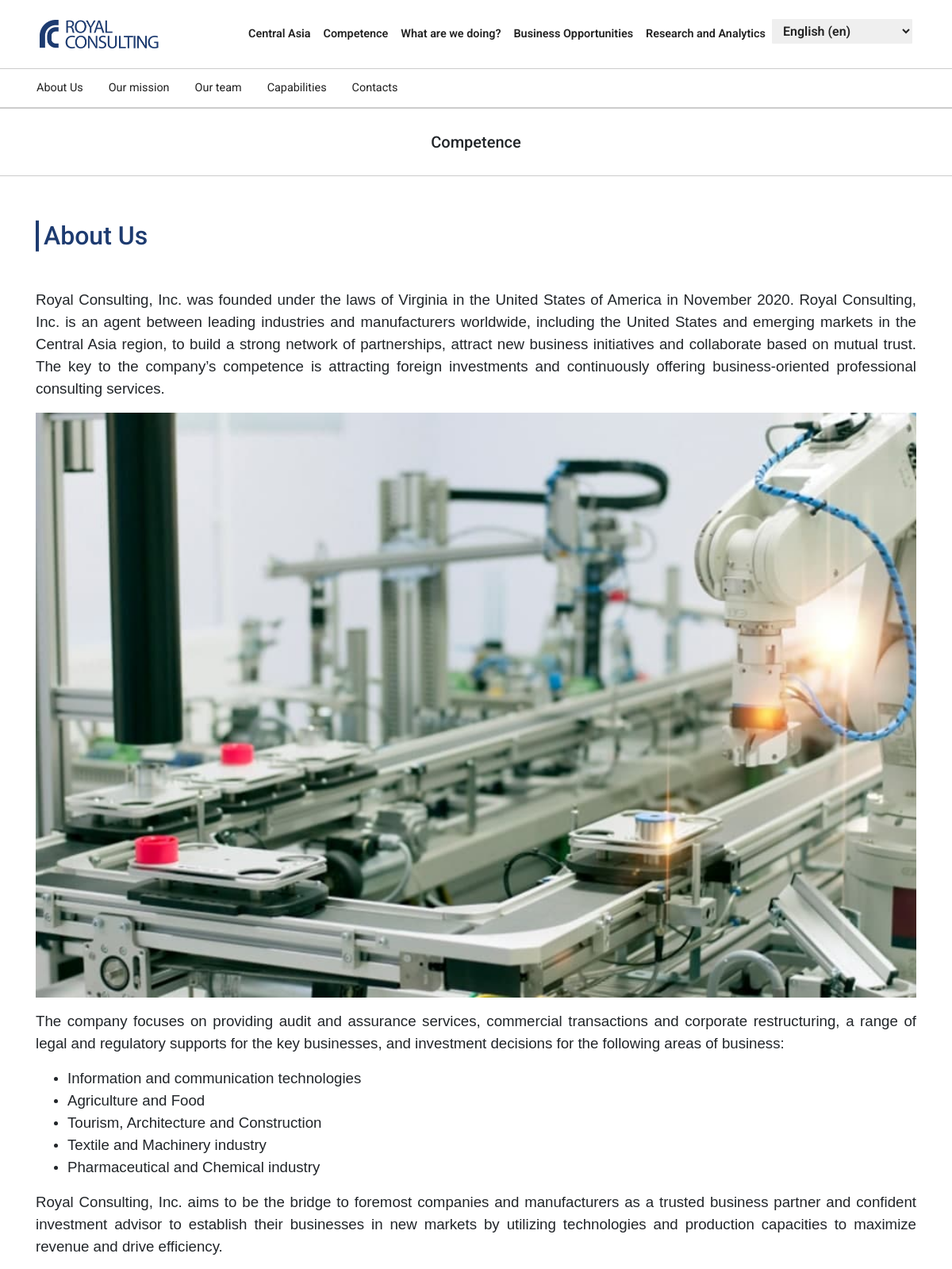
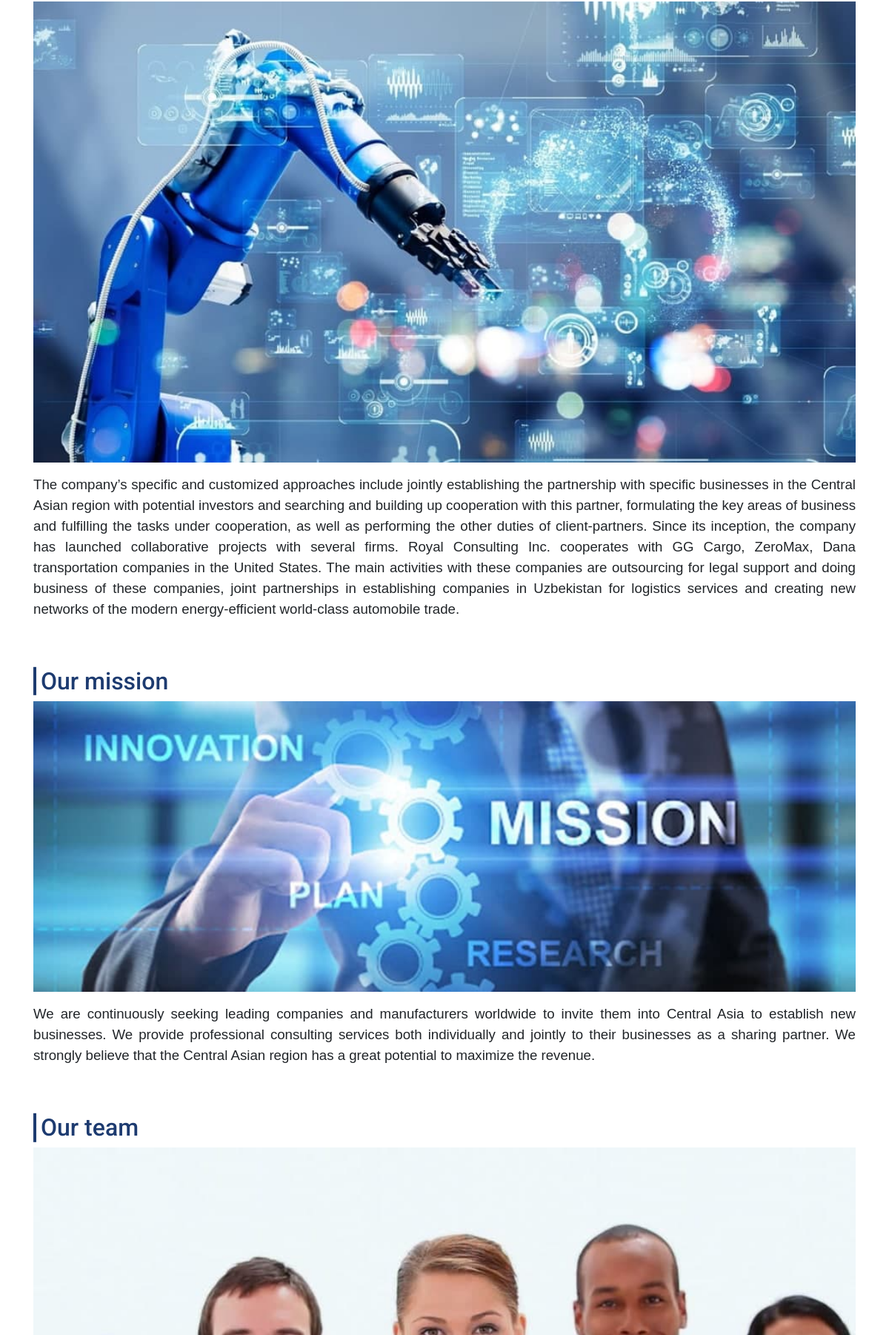
/competence/4811-1353/ (upper part), run on the app's committed database (2 pictures, top to bottom).
### competence/models.py (models this page shows, shortened)
class BlockCompetenceModel(models.Model):
    block = models.ForeignKey(CompetenceModel, related_name='blocks', on_delete=models.CASCADE, blank=True, null=True)
    title = models.CharField(max_length=500, null=True, blank=True)
    body = RichTextField(null=True, blank=True)
    image = models.ImageField(upload_to=upload_location, null=True, blank=True)
    date_published = models.DateTimeField(auto_now_add=True, verbose_name="date published")
    slug = models.SlugField(blank=True, unique=True)
    class Meta:
        ordering = ['date_published']
        verbose_name = 'Competence blocks'
        verbose_name_plural = 'Competence blocks'
    @property
    def imageURL(self):
        try:
            url = self.image.url
        except:
            url = ''
        return url

class CompetenceModel(models.Model):
    title = models.CharField(max_length=500, null=True, blank=True)
    image = models.ImageField(upload_to=upload_location, null=True, blank=True)
    date_published = models.DateTimeField(auto_now_add=True, verbose_name="date published")
    slug = models.SlugField(blank=True, unique=True)
    class Meta:
        ordering = ['date_published']
        verbose_name = 'Competence'
        verbose_name_plural = 'Competence'

### competence/views.py (the view)
# urls.py: path('<slug>/', details_page_view, name="central-asia-detail"),
def details_page_view(request, slug):
    context = {}
    pages = CompetenceModel.objects.all()
    posts = get_object_or_404(CompetenceModel, slug=slug)
    blocks = posts.blocks.all()
    context['posts'] = posts
    context['pages'] = pages
    context['blocks'] = blocks
    return render(request, 'competence.html', context)

### competence/templates/competence.html (shortened to what this page needs)
{% extends 'base.html' %}
{% load static %}
{% load i18n %}
{% block content %}
    <div class="container-fluid">
        <div class="row submenu">
            <div class="container">
                <div class="row">
                    <ul class="nav">
                        {% for block in blocks %}
                            <li class="nav-item">
                                <a class="nav-link" href="#{{ block.title }}">{{ block.title }}</a>
                            </li>
                        {% endfor %}
                        <li class="nav-item">
                            <a class="nav-link" href="#">Capabilities</a>
                        </li>
                        <li class="nav-item">
                            <a class="nav-link" href="{% url 'competence:contact-us' %}">Contacts</a>
                        </li>
                    </ul>
                </div>
            </div>
        </div>
    </div>
    <div class="container-fluid">
        <div class="row">
            <div class="col-lg-12 p-0">
                <h5 class="page-title">{{ posts.title }}</h5>
            </div>
        </div>
    </div>
    {% for block in blocks %}
        <div class="container about">
            <div class="row my-5" id="{{ block.title }}">
                <div class="col-lg-12">
                    <h2 class="big-title">
                        {{ block.title }}
                    </h2>
                    <div class="img w-100" >
                        <img src="{{block.imageURL}}" alt="">
                    </div>
                    <p class="main-text">
                        {{ block.body|safe }}
                    </p>
                </div>
            </div>
        </div>
    {% endfor %}
{% endblock %}

### static/css/style.css (style rules this page uses)
html, body { width: 100%; height: 100%; padding: 0; margin: 0; font-family: "Roboto", sans-serif; scroll-behavior: smooth; }
a { text-decoration: none !important; }
.submenu { background: #fff; border-bottom: 1px solid #ccc; border-top: 1px solid #ccc; }
.submenu .nav-link { color: #222; font-size: 0.9rem; }
.submenu .nav-item { padding: 5px 0; }
.big-title { color: #1d3b70; position: relative; padding-left: 10px; }
.big-title::before { position: absolute; width: 4px; background: #1d3b70; height: 100%; left: 0; top: 50%; -webkit-transform: translateY(-50%); transform: translateY(-50%); content: ""; }
.about img { -o-object-fit: cover; object-fit: cover; }
p { width:100%!important }
.page-title { text-align: center; padding: 30px; border-top: 1px solid #ccc; border-bottom: 1px solid #ccc; }
.main-text { line-height: 1.5; }
.img img { width: 100%; }

### data on the page
BlockCompetenceModel: title "About Us", body "Royal Consulting, Inc. was founded under the laws of Virginia in the United States of America in November 2020. Royal Consulting, Inc. is an agent between leading industries and manufacturers worldwide, including the United States and emerging markets in the Central Asia region, to build a strong network of partnerships, attract new business initiatives and collaborate based on mutual trust. The key to the company’s competence is attracting foreign investments and continuously offering business-oriented professional consulting services. The company focuses on providing audit and assurance services, commercial transactions and corporate restructuring, a range of legal and regulatory supports…", body (picture)
BlockCompetenceModel: title "Our mission", imageURL (picture), body "We are continuously seeking leading companies and manufacturers worldwide to invite them into Central Asia to establish new businesses. We provide professional consulting services both individually and jointly to their businesses as a sharing partner. We strongly believe that the Central Asian region has a great potential to maximize the revenue."
BlockCompetenceModel: title "Our team", imageURL (picture)
CompetenceModel: title "Competence"

### other printed values
form field language "English (en)"
